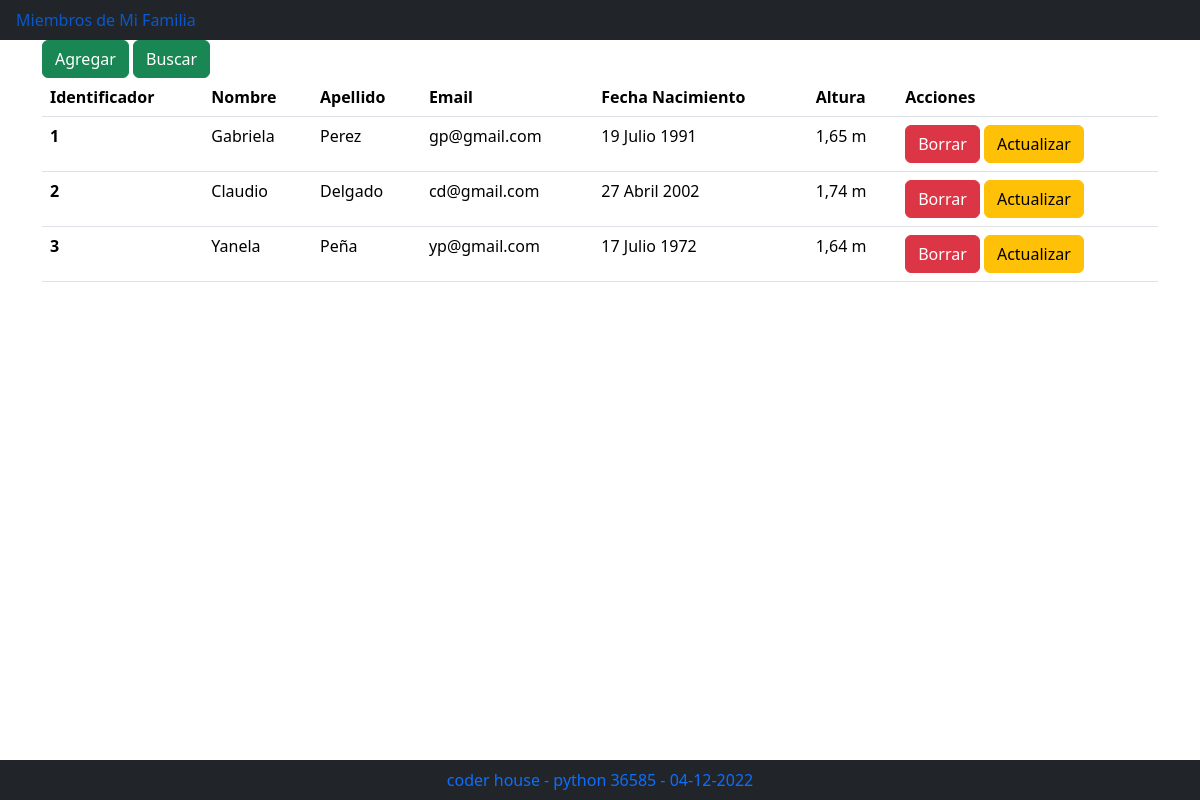
The page / on the database its author committed.
### familia/models.py (models this page shows)
class Persona(models.Model):
    nombre = models.CharField(max_length=100)
    apellido = models.CharField(max_length=100)
    email = models.CharField(max_length=100)
    fecha_nacimiento = models.DateField()
    altura = models.FloatField(default=0.0)

### familia/views.py (the view)
# urls.py: path('', views.index, name="index"),
def index(request):
    personas = Persona.objects.all()
    template = loader.get_template('familia/lista_familiares.html')
    context = {
        'personas': personas,
    }
    return HttpResponse(template.render(context, request))

### familia/templates/familia/lista_familiares.html (shortened to what this page needs)
{% extends "familia/index.html" %}
{% load bootstrap5 %}
{% block cuerpo %}
<div class="container">
  <div class="row">
    <div class="col">
      {% url 'agregar' as agregar_url %}
      {% url 'buscar' as buscar_url %}
      {% bootstrap_button "Agregar" button_class="btn-success" button_type="link" href=agregar_url %}
      {% bootstrap_button "Buscar" button_class="btn-success" button_type="link" href=buscar_url %}
    <div>
  <div>
  <div class="row">
    <div class="col">
        {% if personas %}
        <table class="table">
            <thead>
                <th scope="col">Identificador</th>
                <th scope="col">Nombre</th>
                <th scope="col">Apellido</th>
                <th scope="col">Email</th>
                <th scope="col">Fecha Nacimiento</th>
                <th scope="col">Altura</th>
                <th scope="col">Acciones</th>
            </thead>
            {% for p in personas %}
            <tbody>
                <tr>
                    <th scope="row">{{p.id}} </th>
                    <td> {{p.nombre}} </td>
                    <td> {{p.apellido}} </td>
                    <td> {{p.email}} </td>
                    <td> {{p.fecha_nacimiento}} </td>
                    <td> {{p.altura}} m</td>
                    <td>
                      {% url 'borrar' identificador=p.id as borrar_url %}
                      {% url 'actualizar' identificador=p.id as actualizar_url %}
                      {% bootstrap_button "Borrar" size="sm" button_class="btn-danger" button_type="link" href=borrar_url %}
                      {% bootstrap_button "Actualizar" size="sm" button_class="btn-warning" button_type="link" href=actualizar_url %}
                    </td>
                </tr>
            </tbody>
            {% endfor %}
        </table>
        {% else %}
            <p>No tienes familiares cargados</p>
        {% endif %}
    </div>
  </div>
</div>
{% endblock %}

### familia/templates/familia/index.html (shortened to what this page needs)
{% load bootstrap5 %}
{% bootstrap_css %}
<ul class="nav bg-dark fixed">
  <li class="nav-item">
    <a class="nav-link active" href="{%url  'index' %}"> Miembros de Mi Familia</a>
  </li>
</ul>
{% block  cuerpo %}
{% endblock %}
<ul class="nav bg-dark fixed-bottom justify-content-center">
  <li class="nav-item">
    <a class="nav-link active" href="{%url  'index' %}">coder house - python 36585 - {% now 'd-m-Y' %}</a>
  </li>
</ul>

### rows shown on the page
Persona: id "1", nombre "Gabriela", apellido "Perez", email "gp@gmail.com", fecha_nacimiento "19 Julio 1991", altura "1,65", bootstrap_button "Borrar", bootstrap_button "Actualizar"
Persona: id "2", nombre "Claudio", apellido "Delgado", email "cd@gmail.com", fecha_nacimiento "27 Abril 2002", altura "1,74", bootstrap_button "Borrar", bootstrap_button "Actualizar"
Persona: id "3", nombre "Yanela", apellido "Peña", email "yp@gmail.com", fecha_nacimiento "17 Julio 1972", altura "1,64", bootstrap_button "Borrar", bootstrap_button "Actualizar"
